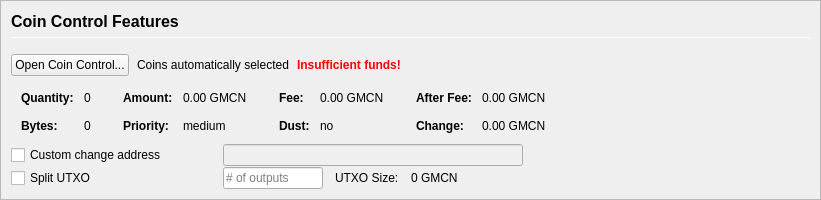
         <widget class="QFrame" name="frameCoinControl">
          <property name="sizePolicy">
           <sizepolicy hsizetype="Expanding" vsizetype="Expanding">
            <horstretch>0</horstretch>
            <verstretch>0</verstretch>
           </sizepolicy>
          </property>
          <property name="maximumSize">
           <size>
            <width>16777215</width>
            <height>16777215</height>
           </size>
          </property>
          <property name="frameShape">
           <enum>QFrame::StyledPanel</enum>
          </property>
          <property name="frameShadow">
           <enum>QFrame::Sunken</enum>
          </property>
          <layout class="QVBoxLayout" name="verticalLayoutCoinControl2">
           <property name="spacing">
            <number>0</number>
           </property>
           <property name="leftMargin">
            <number>0</number>
           </property>
           <property name="topMargin">
            <number>0</number>
           </property>
           <property name="rightMargin">
            <number>0</number>
           </property>
           <property name="bottomMargin">
            <number>0</number>
           </property>
           <item>
            <widget class="QFrame" name="frameCoinControl_BG">
             <layout class="QVBoxLayout" name="verticalLayoutCoinControl" stretch="0,0,0,0,0,0">
              <property name="spacing">
               <number>1</number>
              </property>
              <property name="leftMargin">
               <number>10</number>
              </property>
              <property name="topMargin">
               <number>10</number>
              </property>
              <item>
               <layout class="QHBoxLayout" name="horizontalLayoutCoinControl1">
                <property name="bottomMargin">
                 <number>15</number>
                </property>
                <item>
                 <layout class="QVBoxLayout" name="verticalLayout_3">
                  <property name="spacing">
                   <number>6</number>
                  </property>
                  <item>
                   <widget class="QLabel" name="labelCoinControlFeatures">
                    <property name="sizePolicy">
                     <sizepolicy hsizetype="Preferred" vsizetype="Maximum">
                      <horstretch>0</horstretch>
                      <verstretch>0</verstretch>
                     </sizepolicy>
                    </property>
                    <property name="minimumSize">
                     <size>
                      <width>0</width>
                      <height>20</height>
                     </size>
                    </property>
                    <property name="font">
                     <font>
                      <pointsize>12</pointsize>
                      <weight>75</weight>
                      <bold>true</bold>
                     </font>
                    </property>
                    <property name="styleSheet">
                     <string notr="true">font-weight:bold;</string>
                    </property>
                    <property name="text">
                     <string>Coin Control Features</string>
                    </property>
                   </widget>
                  </item>
                  <item>
                   <widget class="Line" name="line">
                    <property name="minimumSize">
                     <size>
                      <width>0</width>
                      <height>1</height>
                     </size>
                    </property>
                    <property name="maximumSize">
                     <size>
                      <width>16777215</width>
                      <height>1</height>
                     </size>
                    </property>
                    <property name="orientation">
                     <enum>Qt::Horizontal</enum>
                    </property>
                   </widget>
                  </item>
                 </layout>
                </item>
               </layout>
              </item>
              <item>
               <layout class="QHBoxLayout" name="horizontalLayoutCoinControl2" stretch="0,0,0,0">
                <property name="spacing">
                 <number>8</number>
                </property>
                <property name="bottomMargin">
                 <number>10</number>
                </property>
                <item>
                 <widget class="QPushButton" name="pushButtonCoinControl">
                  <property name="styleSheet">
                   <string notr="true"/>
                  </property>
                  <property name="text">
                   <string>Open Coin Control...</string>
                  </property>
                  <property name="autoDefault">
                   <bool>false</bool>
                  </property>
                 </widget>
                </item>
                <item>
                 <widget class="QLabel" name="labelCoinControlAutomaticallySelected">
                  <property name="text">
                   <string>Coins automatically selected</string>
                  </property>
                  <property name="margin">
                   <number>5</number>
                  </property>
                 </widget>
                </item>
                <item>
                 <widget class="QLabel" name="labelCoinControlInsuffFunds">
                  <property name="font">
                   <font>
                    <weight>75</weight>
                    <bold>true</bold>
                   </font>
                  </property>
                  <property name="styleSheet">
                   <string notr="true">color:red;font-weight:bold;</string>
                  </property>
                  <property name="text">
                   <string>Insufficient funds!</string>
                  </property>
                  <property name="margin">
                   <number>5</number>
                  </property>
                 </widget>
                </item>
                <item>
                 <spacer name="horizontalSpacerCoinControl">
                  <property name="orientation">
                   <enum>Qt::Horizontal</enum>
                  </property>
                  <property name="sizeHint" stdset="0">
                   <size>
                    <width>40</width>
                    <height>1</height>
                   </size>
                  </property>
                 </spacer>
                </item>
               </layout>
              </item>
              <item>
               <widget class="QWidget" name="widgetCoinControl" native="true">
                <property name="sizePolicy">
                 <sizepolicy hsizetype="Preferred" vsizetype="Preferred">
                  <horstretch>0</horstretch>
                  <verstretch>0</verstretch>
                 </sizepolicy>
                </property>
                <property name="minimumSize">
                 <size>
                  <width>0</width>
                  <height>0</height>
                 </size>
                </property>
                <property name="styleSheet">
                 <string notr="true"/>
                </property>
                <layout class="QHBoxLayout" name="horizontalLayoutCoinControl5">
                 <property name="leftMargin">
                  <number>0</number>
                 </property>
                 <property name="topMargin">
                  <number>0</number>
                 </property>
                 <property name="rightMargin">
                  <number>0</number>
                 </property>
                 <property name="bottomMargin">
                  <number>0</number>
                 </property>
                 <item>
                  <layout class="QHBoxLayout" name="horizontalLayoutCoinControl3" stretch="0,0,0,1">
                   <property name="spacing">
                    <number>20</number>
                   </property>
                   <property name="topMargin">
                    <number>0</number>
                   </property>
                   <property name="bottomMargin">
                    <number>10</number>
                   </property>
                   <item>
                    <layout class="QFormLayout" name="formLayoutCoinControl1">
                     <property name="horizontalSpacing">
                      <number>10</number>
                     </property>
                     <property name="verticalSpacing">
                      <number>14</number>
                     </property>
                     <property name="leftMargin">
                      <number>10</number>
                     </property>
                     <property name="topMargin">
                      <number>4</number>
                     </property>
                     <property name="rightMargin">
                      <number>6</number>
                     </property>
                     <item row="0" column="0">
                      <widget class="QLabel" name="labelCoinControlQuantityText">
                       <property name="font">
                        <font>
                         <weight>75</weight>
                         <bold>true</bold>
                        </font>
                       </property>
                       <property name="text">
                        <string>Quantity:</string>
                       </property>
                       <property name="margin">
                        <number>0</number>
                       </property>
                      </widget>
                     </item>
                     <item row="0" column="1">
                      <widget class="QLabel" name="labelCoinControlQuantity">
                       <property name="cursor">
                        <cursorShape>IBeamCursor</cursorShape>
                       </property>
                       <property name="contextMenuPolicy">
                        <enum>Qt::ActionsContextMenu</enum>
                       </property>
                       <property name="text">
                        <string notr="true">0</string>
                       </property>
                       <property name="margin">
                        <number>0</number>
                       </property>
                       <property name="textInteractionFlags">
                        <set>Qt::LinksAccessibleByMouse|Qt::TextSelectableByKeyboard|Qt::TextSelectableByMouse</set>
                       </property>
                      </widget>
                     </item>
                     <item row="1" column="0">
                      <widget class="QLabel" name="labelCoinControlBytesText">
                       <property name="font">
                        <font>
                         <weight>75</weight>
                         <bold>true</bold>
                        </font>
                       </property>
                       <property name="text">
                        <string>Bytes:</string>
                       </property>
                      </widget>
                     </item>
                     <item row="1" column="1">
                      <widget class="QLabel" name="labelCoinControlBytes">
                       <property name="cursor">
                        <cursorShape>IBeamCursor</cursorShape>
                       </property>
                       <property name="contextMenuPolicy">
                        <enum>Qt::ActionsContextMenu</enum>
                       </property>
                       <property name="text">
                        <string notr="true">0</string>
                       </property>
                       <property name="textInteractionFlags">
                        <set>Qt::LinksAccessibleByMouse|Qt::TextSelectableByKeyboard|Qt::TextSelectableByMouse</set>
                       </property>
                      </widget>
                     </item>
                    </layout>
                   </item>
                   <item>
                    <layout class="QFormLayout" name="formLayoutCoinControl2">
                     <property name="horizontalSpacing">
                      <number>10</number>
                     </property>
                     <property name="verticalSpacing">
                      <number>14</number>
                     </property>
                     <property name="leftMargin">
                      <number>6</number>
                     </property>
                     <property name="topMargin">
                      <number>4</number>
                     </property>
                     <property name="rightMargin">
                      <number>6</number>
                     </property>
                     <item row="0" column="0">
                      <widget class="QLabel" name="labelCoinControlAmountText">
                       <property name="font">
                        <font>
                         <weight>75</weight>
                         <bold>true</bold>
                        </font>
                       </property>
                       <property name="text">
                        <string>Amount:</string>
                       </property>
                       <property name="margin">
                        <number>0</number>
                       </property>
                      </widget>
                     </item>
                     <item row="0" column="1">
                      <widget class="QLabel" name="labelCoinControlAmount">
                       <property name="cursor">
                        <cursorShape>IBeamCursor</cursorShape>
                       </property>
                       <property name="contextMenuPolicy">
                        <enum>Qt::ActionsContextMenu</enum>
                       </property>
                       <property name="text">
                        <string notr="true">0.00 GMCN</string>
                       </property>
                       <property name="textInteractionFlags">
                        <set>Qt::LinksAccessibleByMouse|Qt::TextSelectableByKeyboard|Qt::TextSelectableByMouse</set>
                       </property>
                      </widget>
                     </item>
                     <item row="1" column="0">
                      <widget class="QLabel" name="labelCoinControlPriorityText">
                       <property name="font">
                        <font>
                         <weight>75</weight>
                         <bold>true</bold>
                        </font>
                       </property>
                       <property name="text">
                        <string>Priority:</string>
                       </property>
                      </widget>
                     </item>
                     <item row="1" column="1">
                      <widget class="QLabel" name="labelCoinControlPriority">
                       <property name="cursor">
                        <cursorShape>IBeamCursor</cursorShape>
                       </property>
                       <property name="contextMenuPolicy">
                        <enum>Qt::ActionsContextMenu</enum>
                       </property>
                       <property name="text">
                        <string>medium</string>
                       </property>
                       <property name="textInteractionFlags">
                        <set>Qt::LinksAccessibleByMouse|Qt::TextSelectableByKeyboard|Qt::TextSelectableByMouse</set>
                       </property>
                      </widget>
                     </item>
                    </layout>
                   </item>
                   <item>
                    <layout class="QFormLayout" name="formLayoutCoinControl3">
                     <property name="horizontalSpacing">
                      <number>10</number>
                     </property>
                     <property name="verticalSpacing">
                      <number>14</number>
                     </property>
                     <property name="leftMargin">
                      <number>6</number>
                     </property>
                     <property name="topMargin">
                      <number>4</number>
                     </property>
                     <property name="rightMargin">
                      <number>6</number>
                     </property>
                     <item row="0" column="0">
                      <widget class="QLabel" name="labelCoinControlFeeText">
                       <property name="font">
                        <font>
                         <weight>75</weight>
                         <bold>true</bold>
                        </font>
                       </property>
                       <property name="text">
                        <string>Fee:</string>
                       </property>
                       <property name="margin">
                        <number>0</number>
                       </property>
                      </widget>
                     </item>
                     <item row="0" column="1">
                      <widget class="QLabel" name="labelCoinControlFee">
                       <property name="cursor">
                        <cursorShape>IBeamCursor</cursorShape>
                       </property>
                       <property name="contextMenuPolicy">
                        <enum>Qt::ActionsContextMenu</enum>
                       </property>
                       <property name="text">
                        <string notr="true">0.00 GMCN</string>
                       </property>
                       <property name="textInteractionFlags">
                        <set>Qt::LinksAccessibleByMouse|Qt::TextSelectableByKeyboard|Qt::TextSelectableByMouse</set>
                       </property>
                      </widget>
                     </item>
                     <item row="1" column="0">
                      <widget class="QLabel" name="labelCoinControlLowOutputText">
                       <property name="font">
                        <font>
                         <weight>75</weight>
                         <bold>true</bold>
                        </font>
                       </property>
                       <property name="text">
                        <string>Dust:</string>
                       </property>
                      </widget>
                     </item>
                     <item row="1" column="1">
                      <widget class="QLabel" name="labelCoinControlLowOutput">
                       <property name="cursor">
                        <cursorShape>IBeamCursor</cursorShape>
                       </property>
                       <property name="contextMenuPolicy">
                        <enum>Qt::ActionsContextMenu</enum>
                       </property>
                       <property name="text">
                        <string>no</string>
                       </property>
                       <property name="textInteractionFlags">
                        <set>Qt::LinksAccessibleByMouse|Qt::TextSelectableByKeyboard|Qt::TextSelectableByMouse</set>
                       </property>
                      </widget>
                     </item>
                    </layout>
                   </item>
                   <item>
                    <layout class="QFormLayout" name="formLayoutCoinControl4">
                     <property name="horizontalSpacing">
                      <number>10</number>
                     </property>
                     <property name="verticalSpacing">
                      <number>14</number>
                     </property>
                     <property name="leftMargin">
                      <number>6</number>
                     </property>
                     <property name="topMargin">
                      <number>4</number>
                     </property>
                     <property name="rightMargin">
                      <number>6</number>
                     </property>
                     <item row="0" column="0">
                      <widget class="QLabel" name="labelCoinControlAfterFeeText">
                       <property name="font">
                        <font>
                         <weight>75</weight>
                         <bold>true</bold>
                        </font>
                       </property>
                       <property name="text">
                        <string>After Fee:</string>
                       </property>
                       <property name="margin">
                        <number>0</number>
                       </property>
                      </widget>
                     </item>
                     <item row="0" column="1">
                      <widget class="QLabel" name="labelCoinControlAfterFee">
                       <property name="cursor">
                        <cursorShape>IBeamCursor</cursorShape>
                       </property>
                       <property name="contextMenuPolicy">
                        <enum>Qt::ActionsContextMenu</enum>
                       </property>
                       <property name="text">
                        <string notr="true">0.00 GMCN</string>
                       </property>
                       <property name="textInteractionFlags">
                        <set>Qt::LinksAccessibleByMouse|Qt::TextSelectableByKeyboard|Qt::TextSelectableByMouse</set>
                       </property>
                      </widget>
                     </item>
                     <item row="1" column="0">
                      <widget class="QLabel" name="labelCoinControlChangeText">
                       <property name="font">
                        <font>
                         <weight>75</weight>
                         <bold>true</bold>
                        </font>
                       </property>
                       <property name="text">
                        <string>Change:</string>
                       </property>
                      </widget>
                     </item>
                     <item row="1" column="1">
                      <widget class="QLabel" name="labelCoinControlChange">
                       <property name="cursor">
                        <cursorShape>IBeamCursor</cursorShape>
                       </property>
                       <property name="contextMenuPolicy">
                        <enum>Qt::ActionsContextMenu</enum>
                       </property>
                       <property name="text">
                        <string notr="true">0.00 GMCN</string>
                       </property>
                       <property name="textInteractionFlags">
                        <set>Qt::LinksAccessibleByMouse|Qt::TextSelectableByKeyboard|Qt::TextSelectableByMouse</set>
                       </property>
                      </widget>
                     </item>
                    </layout>
                   </item>
                  </layout>
                 </item>
                </layout>
               </widget>
              </item>
              <item>
               <layout class="QHBoxLayout" name="horizontalLayoutCoinControl4">
                <property name="spacing">
                 <number>12</number>
                </property>
                <property name="sizeConstraint">
                 <enum>QLayout::SetDefaultConstraint</enum>
                </property>
                <property name="topMargin">
                 <number>0</number>
                </property>
                <property name="rightMargin">
                 <number>0</number>
                </property>
                <item>
                 <widget class="QCheckBox" name="checkBoxCoinControlChange">
                  <property name="sizePolicy">
                   <sizepolicy hsizetype="Preferred" vsizetype="Preferred">
                    <horstretch>0</horstretch>
                    <verstretch>0</verstretch>
                   </sizepolicy>
                  </property>
                  <property name="minimumSize">
                   <size>
                    <width>200</width>
                    <height>0</height>
                   </size>
                  </property>
                  <property name="maximumSize">
                   <size>
                    <width>200</width>
                    <height>16777215</height>
                   </size>
                  </property>
                  <property name="toolTip">
                   <string>If this is activated, but the change address is empty or invalid, change will be sent to a newly generated address.</string>
                  </property>
                  <property name="text">
                   <string>Custom change address</string>
                  </property>
                 </widget>
                </item>
                <item>
                 <widget class="QValidatedLineEdit" name="lineEditCoinControlChange">
                  <property name="enabled">
                   <bool>false</bool>
                  </property>
                  <property name="sizePolicy">
                   <sizepolicy hsizetype="Preferred" vsizetype="Preferred">
                    <horstretch>0</horstretch>
                    <verstretch>0</verstretch>
                   </sizepolicy>
                  </property>
                  <property name="minimumSize">
                   <size>
                    <width>300</width>
                    <height>0</height>
                   </size>
                  </property>
                 </widget>
                </item>
                <item>
                 <widget class="QLabel" name="labelCoinControlChangeLabel">
                  <property name="sizePolicy">
                   <sizepolicy hsizetype="Preferred" vsizetype="Preferred">
                    <horstretch>0</horstretch>
                    <verstretch>0</verstretch>
                   </sizepolicy>
                  </property>
                  <property name="minimumSize">
                   <size>
                    <width>100</width>
                    <height>0</height>
                   </size>
                  </property>
                  <property name="text">
                   <string/>
                  </property>
                  <property name="margin">
                   <number>3</number>
                  </property>
                 </widget>
                </item>
               </layout>
              </item>
              <item>
               <layout class="QHBoxLayout" name="horizontalLayoutCoinControl6">
                <property name="spacing">
                 <number>12</number>
                </property>
                <property name="rightMargin">
                 <number>0</number>
                </property>
                <item>
                 <widget class="QCheckBox" name="splitBlockCheckBox">
                  <property name="sizePolicy">
                   <sizepolicy hsizetype="Preferred" vsizetype="Preferred">
                    <horstretch>0</horstretch>
                    <verstretch>0</verstretch>
                   </sizepolicy>
                  </property>
                  <property name="minimumSize">
                   <size>
                    <width>200</width>
                    <height>0</height>
                   </size>
                  </property>
                  <property name="maximumSize">
                   <size>
                    <width>200</width>
                    <height>16777215</height>
                   </size>
                  </property>
                  <property name="text">
                   <string>Split UTXO</string>
                  </property>
                 </widget>
                </item>
                <item>
                 <widget class="QLineEdit" name="splitBlockLineEdit">
                  <property name="sizePolicy">
                   <sizepolicy hsizetype="Preferred" vsizetype="Preferred">
                    <horstretch>50</horstretch>
                    <verstretch>0</verstretch>
                   </sizepolicy>
                  </property>
                  <property name="minimumSize">
                   <size>
                    <width>100</width>
                    <height>0</height>
                   </size>
                  </property>
                  <property name="maximumSize">
                   <size>
                    <width>100</width>
                    <height>16777215</height>
                   </size>
                  </property>
                  <property name="placeholderText">
                   <string># of outputs</string>
                  </property>
                 </widget>
                </item>
                <item>
                 <widget class="QLabel" name="labelBlockSizeText">
                  <property name="text">
                   <string>UTXO Size:</string>
                  </property>
                 </widget>
                </item>
                <item>
                 <widget class="QLabel" name="labelBlockSize">
                  <property name="text">
                   <string>0 GMCN</string>
                  </property>
                 </widget>
                </item>
                <item>
                 <spacer name="horizontalSpacer_7">
                  <property name="orientation">
                   <enum>Qt::Horizontal</enum>
                  </property>
                  <property name="sizeHint" stdset="0">
                   <size>
                    <width>40</width>
                    <height>20</height>
                   </size>
                  </property>
                 </spacer>
                </item>
               </layout>
              </item>
              <item>
               <spacer name="verticalSpacerCoinControl">
                <property name="orientation">
                 <enum>Qt::Vertical</enum>
                </property>
                <property name="sizeHint" stdset="0">
                 <size>
                  <width>800</width>
                  <height>1</height>
                 </size>
                </property>
               </spacer>
              </item>
             </layout>
            </widget>
           </item>
          </layout>
         </widget>
